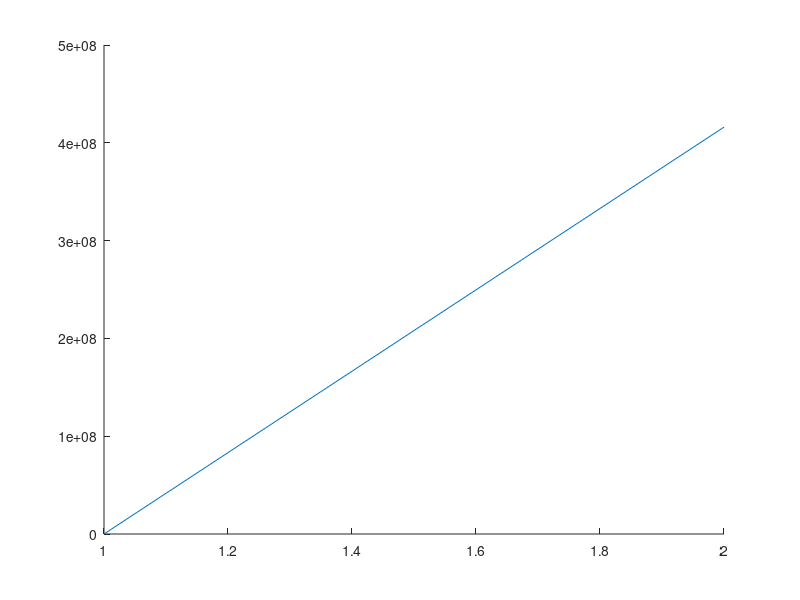

Write the MATLAB code that produced this figure.
hold on
########### params ########
iter = 10
x0=+0.00043;
function ret = riv(x)
    ret = 4*x*(1+x);
end;
##########################
x_vec = zeros(iter,1);
x_vec1 = zeros(iter,1);
x_vec(1)=x0;
for i=1:(iter-1)
    nxt = riv(x_vec(i));
    x_vec1(i) = nxt;
    x_vec(i+1) = nxt;
end;
x_next = riv(x_vec(iter));
x_vec1(iter) = x_next;
#### Lamerey diagram ####
bis_vec = [0, x_vec(iter)];
plot(bis_vec);
drawnow();
x_vec_plot  = zeros(iter * 2 - 1, 1);
x_vec1_plot  = zeros(iter * 2 - 1, 1);
for i=1:iter*2-1
    if mod(i, 2) == 1
        x_vec_plot(i) = x_vec((i+1)/2);
        x_vec1_plot(i) = x_vec1((i+1)/2);
    else
        x_vec_plot(i) = x_vec_plot(i-1);
        x_vec1_plot(i) = x_vec1_plot(i-1);
    endif
end
# plot vectors
#plot(x_vec, x_vec1, '--', x_vec_plot, x_vec1_plot, '-', bis_vec, bis_vec);

disp(x_vec);
disp(x_vec1);
disp(x_vec_plot);
disp(x_vec1_plot);
refresh();
disp("wait");
pause;
